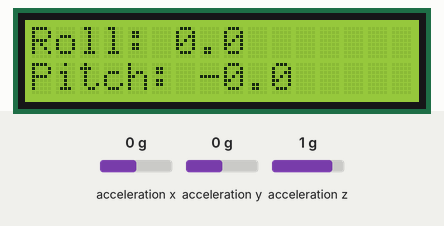
Simulated run of this sketch. Board: Arduino Uno, built with avr-gcc and run on an emulated ATmega328P. Shown: 16×2 character LCD. Wiring (inferred from the names in the program): MPU-9250 motion sensor at I2C address 0x68. Inputs (shaded band) come from the test bench; at power-on: acceleration x 0 g, acceleration y 0 g, acceleration z 1 g. What the sketch prints to the serial monitor is not drawn.

Above: at 1.2 s.
1.3 s: acceleration x set to -1.4 g
At 2.4 s:
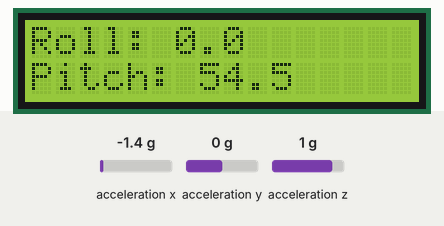
2.8 s: acceleration y set to -1.4 g
At 3.8 s:
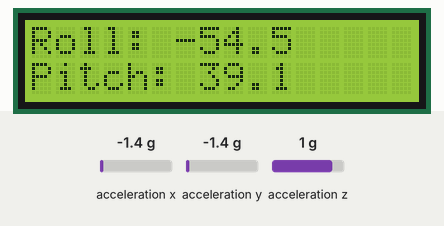
4.5 s: acceleration z set to -1.4 g
At 5.5 s:
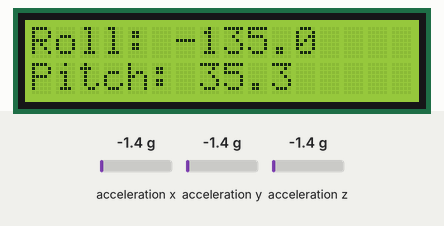
6.2 s: acceleration x set to -0.8 g
At 7.3 s:
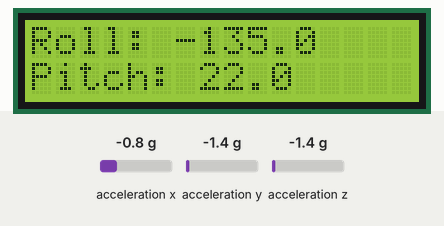
8.0 s: acceleration y set to -0.8 g
At 9.0 s:
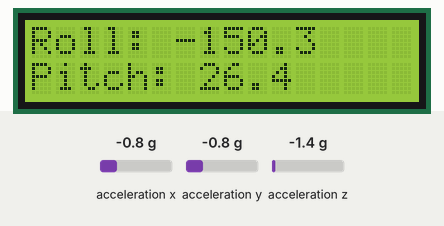
Timing chart, 0 to 10.7 s (numbered marks = the images above; inputs shaded):
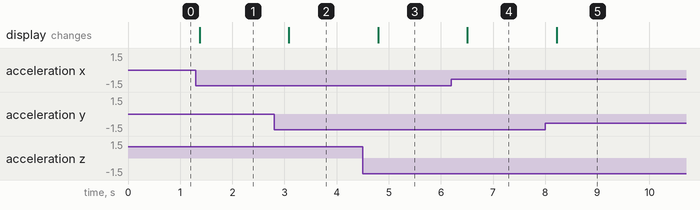

Measured:
- after the input at 1.3 s, the display: changes after 0.08 s (image 1)
- after the input at 2.8 s, the display: changes after 0.28 s (image 2)
- after the input at 4.5 s, the display: changes after 0.29 s (image 3)
- after the input at 6.2 s, the display: changes after 0.31 s (image 4)
- after the input at 8.0 s, the display: changes after 0.22 s (image 5)

The sketch:

FinalSourceCode.ino
```cpp
// GYRO ACCELEROMETER
#include<Wire.h>
#include<MPU9250.h>

// TEMPERATURE SENSOR
#define B 3900

// HEARTBEAT SENSOR
#define samp_siz 4
#define rise_threshold 4

// LCD DISPLAY
#include <LiquidCrystal_I2C.h>
LiquidCrystal_I2C lcd(0x27, 16, 2);

void lcdMessage(String line1, String line2) {

  lcd.clear();

  lcd.setCursor(0, 0);
  lcd.print(line1);

  lcd.setCursor(0, 1);
  lcd.print(line2);
}

//
const int MPU_addr1 = 0x68;
float xa, ya, za, roll, pitch;

void setup() {

  // ACCELEROMETER GYRO SETUP
  Wire.begin();
  Wire.beginTransmission(MPU_addr1);
  Wire.write(0x6B);
  Wire.write(0);
  Wire.endTransmission(true);

  Serial.begin(9600);

  lcd.init();
  lcd.backlight();
  lcdMessage("Starting..", "");
}

void loop() {

  Wire.beginTransmission(MPU_addr1);
  Wire.write(0x3B);
  Wire.endTransmission(false);
  Wire.requestFrom(MPU_addr1, 6);

  int t = Wire.read();
  xa = (t << 8) | Wire.read();
  t = Wire.read();
  ya = (t << 8) | Wire.read();
  t = Wire.read();
  za = (t << 8) | Wire.read();

  roll = atan2(ya , za) * 180.0 / PI;
  pitch = atan2(-xa , sqrt(ya * ya + za * za)) * 180.0 / PI;

  Serial.print("roll = ");
  Serial.println(roll,1);
  Serial.print("pitch = ");
  Serial.println(pitch,1);
  Serial.println("--------------");

  lcdMessage("Roll: " + String(roll, 1),
           "Pitch: " + String(pitch, 1));

  delay(400);

}
```
